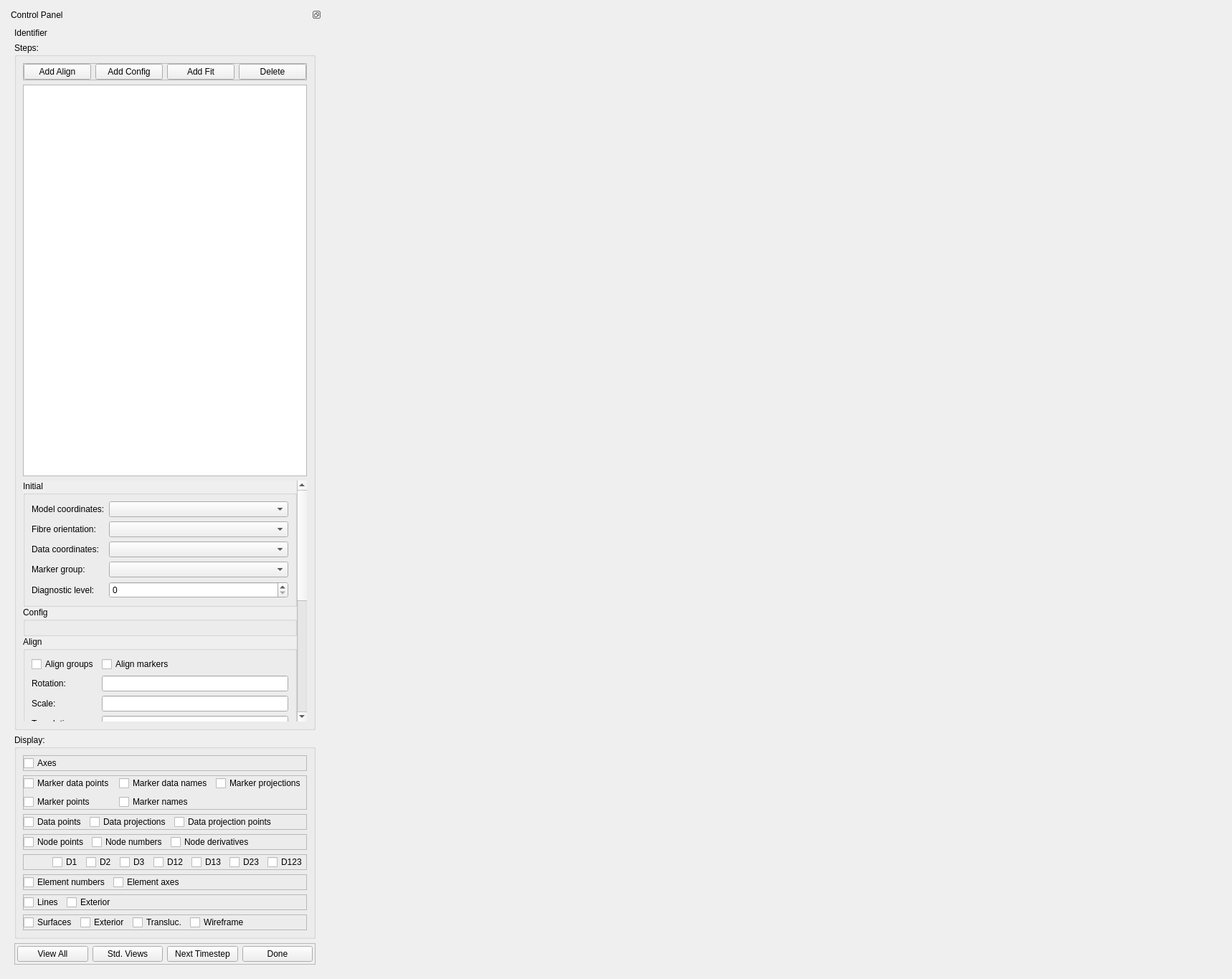
<?xml version="1.0" encoding="UTF-8"?>
<ui version="4.0">
 <class>GeometricFitWidget</class>
 <widget class="QWidget" name="GeometricFitWidget">
  <property name="geometry">
   <rect>
    <x>0</x>
    <y>0</y>
    <width>1718</width>
    <height>1365</height>
   </rect>
  </property>
  <property name="sizePolicy">
   <sizepolicy hsizetype="Preferred" vsizetype="Preferred">
    <horstretch>0</horstretch>
    <verstretch>0</verstretch>
   </sizepolicy>
  </property>
  <property name="minimumSize">
   <size>
    <width>0</width>
    <height>0</height>
   </size>
  </property>
  <property name="windowTitle">
   <string>Geometric Fit</string>
  </property>
  <layout class="QHBoxLayout" name="horizontalLayout">
   <item>
    <widget class="QDockWidget" name="dockWidget">
     <property name="sizePolicy">
      <sizepolicy hsizetype="Preferred" vsizetype="Preferred">
       <horstretch>0</horstretch>
       <verstretch>0</verstretch>
      </sizepolicy>
     </property>
     <property name="features">
      <set>QDockWidget::DockWidgetFloatable|QDockWidget::DockWidgetMovable</set>
     </property>
     <property name="allowedAreas">
      <set>Qt::AllDockWidgetAreas</set>
     </property>
     <property name="windowTitle">
      <string>Control Panel</string>
     </property>
     <widget class="QWidget" name="dockWidgetContents">
      <property name="sizePolicy">
       <sizepolicy hsizetype="Preferred" vsizetype="Expanding">
        <horstretch>0</horstretch>
        <verstretch>0</verstretch>
       </sizepolicy>
      </property>
      <layout class="QVBoxLayout" name="verticalLayout">
       <item>
        <widget class="QLabel" name="identifier_label">
         <property name="sizePolicy">
          <sizepolicy hsizetype="Preferred" vsizetype="Preferred">
           <horstretch>0</horstretch>
           <verstretch>0</verstretch>
          </sizepolicy>
         </property>
         <property name="text">
          <string>Identifier</string>
         </property>
        </widget>
       </item>
       <item>
        <widget class="QGroupBox" name="steps_groupBox">
         <property name="sizePolicy">
          <sizepolicy hsizetype="Preferred" vsizetype="Preferred">
           <horstretch>0</horstretch>
           <verstretch>0</verstretch>
          </sizepolicy>
         </property>
         <property name="title">
          <string>Steps:</string>
         </property>
         <layout class="QVBoxLayout" name="verticalLayout_2">
          <item>
           <widget class="QFrame" name="stepsAddDelete_frame">
            <property name="frameShape">
             <enum>QFrame::StyledPanel</enum>
            </property>
            <property name="frameShadow">
             <enum>QFrame::Raised</enum>
            </property>
            <layout class="QHBoxLayout" name="horizontalLayout_10">
             <property name="margin" stdset="0">
              <number>0</number>
             </property>
             <item>
              <widget class="QPushButton" name="stepsAddAlign_pushButton">
               <property name="text">
                <string>Add Align</string>
               </property>
              </widget>
             </item>
             <item>
              <widget class="QPushButton" name="stepsAddConfig_pushButton">
               <property name="text">
                <string>Add Config</string>
               </property>
              </widget>
             </item>
             <item>
              <widget class="QPushButton" name="stepsAddFit_pushButton">
               <property name="text">
                <string>Add Fit</string>
               </property>
              </widget>
             </item>
             <item>
              <widget class="QPushButton" name="stepsDelete_pushButton">
               <property name="text">
                <string>Delete</string>
               </property>
              </widget>
             </item>
            </layout>
           </widget>
          </item>
          <item>
           <widget class="QListView" name="steps_listView">
            <property name="sizePolicy">
             <sizepolicy hsizetype="Expanding" vsizetype="Expanding">
              <horstretch>0</horstretch>
              <verstretch>0</verstretch>
             </sizepolicy>
            </property>
           </widget>
          </item>
          <item>
           <widget class="QScrollArea" name="stepedit_scrollArea">
            <property name="sizePolicy">
             <sizepolicy hsizetype="Preferred" vsizetype="Preferred">
              <horstretch>0</horstretch>
              <verstretch>0</verstretch>
             </sizepolicy>
            </property>
            <property name="frameShape">
             <enum>QFrame::NoFrame</enum>
            </property>
            <property name="horizontalScrollBarPolicy">
             <enum>Qt::ScrollBarAsNeeded</enum>
            </property>
            <property name="widgetResizable">
             <bool>true</bool>
            </property>
            <widget class="QWidget" name="stepedit_scrollAreaWidgetContents">
             <property name="geometry">
              <rect>
               <x>0</x>
               <y>-318</y>
               <width>324</width>
               <height>606</height>
              </rect>
             </property>
             <layout class="QVBoxLayout" name="verticalLayout_3">
              <property name="spacing">
               <number>0</number>
              </property>
              <property name="margin" stdset="0">
               <number>0</number>
              </property>
              <item>
               <widget class="QGroupBox" name="configInitial_groupBox">
                <property name="sizePolicy">
                 <sizepolicy hsizetype="Preferred" vsizetype="Minimum">
                  <horstretch>0</horstretch>
                  <verstretch>0</verstretch>
                 </sizepolicy>
                </property>
                <property name="title">
                 <string>Initial</string>
                </property>
                <layout class="QFormLayout" name="formLayout">
                 <item row="0" column="0">
                  <widget class="QLabel" name="configModelCoordinates_label">
                   <property name="text">
                    <string>Model coordinates:</string>
                   </property>
                  </widget>
                 </item>
                 <item row="0" column="1">
                  <widget class="FieldChooserWidget" name="configModelCoordinates_fieldChooser">
                   <property name="sizePolicy">
                    <sizepolicy hsizetype="Expanding" vsizetype="Preferred">
                     <horstretch>0</horstretch>
                     <verstretch>0</verstretch>
                    </sizepolicy>
                   </property>
                  </widget>
                 </item>
                 <item row="2" column="0">
                  <widget class="QLabel" name="configDataCoordinates_label">
                   <property name="text">
                    <string>Data coordinates:</string>
                   </property>
                  </widget>
                 </item>
                 <item row="2" column="1">
                  <widget class="FieldChooserWidget" name="configDataCoordinates_fieldChooser">
                   <property name="sizePolicy">
                    <sizepolicy hsizetype="Expanding" vsizetype="Preferred">
                     <horstretch>0</horstretch>
                     <verstretch>0</verstretch>
                    </sizepolicy>
                   </property>
                  </widget>
                 </item>
                 <item row="4" column="1">
                  <widget class="QSpinBox" name="configDiagnosticLevel_spinBox">
                   <property name="maximum">
                    <number>2</number>
                   </property>
                  </widget>
                 </item>
                 <item row="4" column="0">
                  <widget class="QLabel" name="configDiagnosticLevel_label">
                   <property name="text">
                    <string>Diagnostic level:</string>
                   </property>
                  </widget>
                 </item>
                 <item row="3" column="0">
                  <widget class="QLabel" name="configMarkerGroup_label">
                   <property name="text">
                    <string>Marker group:</string>
                   </property>
                  </widget>
                 </item>
                 <item row="3" column="1">
                  <widget class="FieldChooserWidget" name="configMarkerGroup_fieldChooser">
                   <property name="sizePolicy">
                    <sizepolicy hsizetype="Expanding" vsizetype="Preferred">
                     <horstretch>0</horstretch>
                     <verstretch>0</verstretch>
                    </sizepolicy>
                   </property>
                  </widget>
                 </item>
                 <item row="1" column="0">
                  <widget class="QLabel" name="configFibreOrientation_label">
                   <property name="text">
                    <string>Fibre orientation:</string>
                   </property>
                  </widget>
                 </item>
                 <item row="1" column="1">
                  <widget class="FieldChooserWidget" name="configFibreOrientation_fieldChooser">
                   <property name="toolTip">
                    <string>&lt;html&gt;&lt;head/&gt;&lt;body&gt;&lt;p&gt;Field supplying Euler angles to rotate local 'fibre' axes on which strain and curvature penalties are applied. Clear to apply on global x, y, z axes. Required for fitting 2D meshes with 3 coordinate components.&lt;/p&gt;&lt;/body&gt;&lt;/html&gt;</string>
                   </property>
                  </widget>
                 </item>
                </layout>
               </widget>
              </item>
              <item>
               <widget class="QGroupBox" name="config_groupBox">
                <property name="sizePolicy">
                 <sizepolicy hsizetype="Preferred" vsizetype="Preferred">
                  <horstretch>0</horstretch>
                  <verstretch>0</verstretch>
                 </sizepolicy>
                </property>
                <property name="title">
                 <string>Config</string>
                </property>
                <layout class="QVBoxLayout" name="verticalLayout_4">
                 <item>
                  <spacer name="config_verticalSpacer">
                   <property name="orientation">
                    <enum>Qt::Vertical</enum>
                   </property>
                   <property name="sizeHint" stdset="0">
                    <size>
                     <width>20</width>
                     <height>40</height>
                    </size>
                   </property>
                  </spacer>
                 </item>
                </layout>
               </widget>
              </item>
              <item>
               <widget class="QGroupBox" name="align_groupBox">
                <property name="sizePolicy">
                 <sizepolicy hsizetype="Preferred" vsizetype="Preferred">
                  <horstretch>0</horstretch>
                  <verstretch>0</verstretch>
                 </sizepolicy>
                </property>
                <property name="title">
                 <string>Align</string>
                </property>
                <layout class="QFormLayout" name="formLayout_2">
                 <property name="fieldGrowthPolicy">
                  <enum>QFormLayout::AllNonFixedFieldsGrow</enum>
                 </property>
                 <item row="1" column="0">
                  <widget class="QCheckBox" name="alignGroups_checkBox">
                   <property name="text">
                    <string>Align groups</string>
                   </property>
                  </widget>
                 </item>
                 <item row="1" column="1">
                  <widget class="QCheckBox" name="alignMarkers_checkBox">
                   <property name="sizePolicy">
                    <sizepolicy hsizetype="Preferred" vsizetype="Preferred">
                     <horstretch>0</horstretch>
                     <verstretch>0</verstretch>
                    </sizepolicy>
                   </property>
                   <property name="text">
                    <string>Align markers</string>
                   </property>
                  </widget>
                 </item>
                 <item row="4" column="0">
                  <widget class="QLabel" name="alignRotation_label">
                   <property name="text">
                    <string>Rotation:</string>
                   </property>
                  </widget>
                 </item>
                 <item row="4" column="1">
                  <widget class="QLineEdit" name="alignRotation_lineEdit">
                   <property name="sizePolicy">
                    <sizepolicy hsizetype="Expanding" vsizetype="Preferred">
                     <horstretch>0</horstretch>
                     <verstretch>0</verstretch>
                    </sizepolicy>
                   </property>
                  </widget>
                 </item>
                 <item row="5" column="0">
                  <widget class="QLabel" name="alignScale_label">
                   <property name="text">
                    <string>Scale:</string>
                   </property>
                  </widget>
                 </item>
                 <item row="5" column="1">
                  <widget class="QLineEdit" name="alignScale_lineEdit">
                   <property name="sizePolicy">
                    <sizepolicy hsizetype="Expanding" vsizetype="Preferred">
                     <horstretch>0</horstretch>
                     <verstretch>0</verstretch>
                    </sizepolicy>
                   </property>
                  </widget>
                 </item>
                 <item row="6" column="0">
                  <widget class="QLabel" name="alignTranslation_label">
                   <property name="text">
                    <string>Translation:</string>
                   </property>
                  </widget>
                 </item>
                 <item row="6" column="1">
                  <widget class="QLineEdit" name="alignTranslation_lineEdit">
                   <property name="sizePolicy">
                    <sizepolicy hsizetype="Expanding" vsizetype="Preferred">
                     <horstretch>0</horstretch>
                     <verstretch>0</verstretch>
                    </sizepolicy>
                   </property>
                  </widget>
                 </item>
                </layout>
               </widget>
              </item>
              <item>
               <widget class="QGroupBox" name="fit_groupBox">
                <property name="sizePolicy">
                 <sizepolicy hsizetype="Preferred" vsizetype="Preferred">
                  <horstretch>0</horstretch>
                  <verstretch>0</verstretch>
                 </sizepolicy>
                </property>
                <property name="title">
                 <string>Fit</string>
                </property>
                <property name="alignment">
                 <set>Qt::AlignLeading|Qt::AlignLeft|Qt::AlignVCenter</set>
                </property>
                <property name="flat">
                 <bool>false</bool>
                </property>
                <property name="checkable">
                 <bool>false</bool>
                </property>
                <layout class="QFormLayout" name="formLayout_3">
                 <property name="fieldGrowthPolicy">
                  <enum>QFormLayout::AllNonFixedFieldsGrow</enum>
                 </property>
                 <item row="1" column="0">
                  <widget class="QLabel" name="fitIterations_label">
                   <property name="text">
                    <string>Iterations:</string>
                   </property>
                  </widget>
                 </item>
                 <item row="1" column="1">
                  <widget class="QSpinBox" name="fitIterations_spinBox">
                   <property name="sizePolicy">
                    <sizepolicy hsizetype="Expanding" vsizetype="Preferred">
                     <horstretch>0</horstretch>
                     <verstretch>0</verstretch>
                    </sizepolicy>
                   </property>
                   <property name="minimum">
                    <number>1</number>
                   </property>
                   <property name="maximum">
                    <number>1000</number>
                   </property>
                  </widget>
                 </item>
                 <item row="2" column="0">
                  <widget class="QLabel" name="fitMaximumSubIterations_label">
                   <property name="text">
                    <string>Maximum subiterations:</string>
                   </property>
                  </widget>
                 </item>
                 <item row="2" column="1">
                  <widget class="QSpinBox" name="fitMaximumSubIterations_spinBox">
                   <property name="sizePolicy">
                    <sizepolicy hsizetype="Expanding" vsizetype="Preferred">
                     <horstretch>0</horstretch>
                     <verstretch>0</verstretch>
                    </sizepolicy>
                   </property>
                   <property name="minimum">
                    <number>1</number>
                   </property>
                   <property name="maximum">
                    <number>1000</number>
                   </property>
                  </widget>
                 </item>
                 <item row="3" column="0">
                  <widget class="QCheckBox" name="fitUpdateReferenceState_checkBox">
                   <property name="sizePolicy">
                    <sizepolicy hsizetype="Preferred" vsizetype="Preferred">
                     <horstretch>0</horstretch>
                     <verstretch>0</verstretch>
                    </sizepolicy>
                   </property>
                   <property name="text">
                    <string>Update reference state</string>
                   </property>
                  </widget>
                 </item>
                </layout>
               </widget>
              </item>
              <item>
               <widget class="QGroupBox" name="groupSettings_groupBox">
                <property name="sizePolicy">
                 <sizepolicy hsizetype="Preferred" vsizetype="Minimum">
                  <horstretch>0</horstretch>
                  <verstretch>0</verstretch>
                 </sizepolicy>
                </property>
                <property name="title">
                 <string>Group settings</string>
                </property>
                <layout class="QFormLayout" name="groupSettings_Layout">
                 <property name="bottomMargin">
                  <number>0</number>
                 </property>
                 <item row="1" column="0">
                  <widget class="QLabel" name="groupSettings_label">
                   <property name="text">
                    <string>Group:</string>
                   </property>
                  </widget>
                 </item>
                 <item row="1" column="1">
                  <widget class="FieldChooserWidget" name="groupSettings_fieldChooser">
                   <property name="sizePolicy">
                    <sizepolicy hsizetype="Expanding" vsizetype="Preferred">
                     <horstretch>0</horstretch>
                     <verstretch>0</verstretch>
                    </sizepolicy>
                   </property>
                  </widget>
                 </item>
                 <item row="2" column="0">
                  <widget class="QCheckBox" name="groupConfigCentralProjection_checkBox">
                   <property name="text">
                    <string>Central Projection</string>
                   </property>
                  </widget>
                 </item>
                 <item row="2" column="1">
                  <widget class="QCheckBox" name="groupConfigSetCentralProjection_checkBox">
                   <property name="text">
                    <string>Set</string>
                   </property>
                  </widget>
                 </item>
                 <item row="3" column="0">
                  <widget class="QCheckBox" name="groupConfigDataProportion_checkBox">
                   <property name="text">
                    <string>Data Proportion</string>
                   </property>
                  </widget>
                 </item>
                 <item row="3" column="1">
                  <widget class="QLineEdit" name="groupConfigDataProportion_lineEdit">
                   <property name="toolTip">
                    <string>Value from 0.0 to 1.0</string>
                   </property>
                  </widget>
                 </item>
                 <item row="4" column="0">
                  <widget class="QCheckBox" name="groupFitDataWeight_checkBox">
                   <property name="text">
                    <string>Data Weight</string>
                   </property>
                  </widget>
                 </item>
                 <item row="4" column="1">
                  <widget class="QLineEdit" name="groupFitDataWeight_lineEdit"/>
                 </item>
                 <item row="5" column="0">
                  <widget class="QCheckBox" name="groupFitStrainPenalty_checkBox">
                   <property name="text">
                    <string>Strain Penalty</string>
                   </property>
                  </widget>
                 </item>
                 <item row="5" column="1">
                  <widget class="QLineEdit" name="groupFitStrainPenalty_lineEdit"/>
                 </item>
                 <item row="6" column="0">
                  <widget class="QCheckBox" name="groupFitCurvaturePenalty_checkBox">
                   <property name="text">
                    <string>Curvature Penalty</string>
                   </property>
                  </widget>
                 </item>
                 <item row="6" column="1">
                  <widget class="QLineEdit" name="groupFitCurvaturePenalty_lineEdit"/>
                 </item>
                </layout>
               </widget>
              </item>
             </layout>
            </widget>
           </widget>
          </item>
         </layout>
        </widget>
       </item>
       <item>
        <widget class="QGroupBox" name="display_groupBox">
         <property name="sizePolicy">
          <sizepolicy hsizetype="Preferred" vsizetype="Preferred">
           <horstretch>0</horstretch>
           <verstretch>0</verstretch>
          </sizepolicy>
         </property>
         <property name="title">
          <string>Display:</string>
         </property>
         <layout class="QVBoxLayout" name="verticalLayout_7">
          <item>
           <widget class="QFrame" name="displayMisc_frame">
            <property name="frameShape">
             <enum>QFrame::StyledPanel</enum>
            </property>
            <property name="frameShadow">
             <enum>QFrame::Raised</enum>
            </property>
            <layout class="QHBoxLayout" name="horizontalLayout_8">
             <property name="margin" stdset="0">
              <number>0</number>
             </property>
             <item>
              <widget class="QCheckBox" name="displayAxes_checkBox">
               <property name="text">
                <string>Axes</string>
               </property>
              </widget>
             </item>
             <item>
              <spacer name="displaytMisc_horizontalSpacer">
               <property name="orientation">
                <enum>Qt::Horizontal</enum>
               </property>
               <property name="sizeHint" stdset="0">
                <size>
                 <width>40</width>
                 <height>20</height>
                </size>
               </property>
              </spacer>
             </item>
            </layout>
           </widget>
          </item>
          <item>
           <widget class="QFrame" name="displayMarker_frame">
            <property name="frameShape">
             <enum>QFrame::StyledPanel</enum>
            </property>
            <property name="frameShadow">
             <enum>QFrame::Raised</enum>
            </property>
            <layout class="QGridLayout" name="gridLayout">
             <property name="margin" stdset="0">
              <number>0</number>
             </property>
             <item row="0" column="1">
              <widget class="QCheckBox" name="displayMarkerDataNames_checkBox">
               <property name="text">
                <string>Marker data names</string>
               </property>
              </widget>
             </item>
             <item row="0" column="0">
              <widget class="QCheckBox" name="displayMarkerDataPoints_checkBox">
               <property name="text">
                <string>Marker data points</string>
               </property>
              </widget>
             </item>
             <item row="3" column="1">
              <widget class="QCheckBox" name="displayMarkerNames_checkBox">
               <property name="text">
                <string>Marker names</string>
               </property>
              </widget>
             </item>
             <item row="3" column="0">
              <widget class="QCheckBox" name="displayMarkerPoints_checkBox">
               <property name="text">
                <string>Marker points</string>
               </property>
              </widget>
             </item>
             <item row="0" column="2">
              <widget class="QCheckBox" name="displayMarkerDataProjections_checkBox">
               <property name="text">
                <string>Marker projections</string>
               </property>
              </widget>
             </item>
            </layout>
           </widget>
          </item>
          <item>
           <widget class="QFrame" name="displayData_frame">
            <property name="frameShape">
             <enum>QFrame::StyledPanel</enum>
            </property>
            <property name="frameShadow">
             <enum>QFrame::Raised</enum>
            </property>
            <layout class="QHBoxLayout" name="horizontalLayout_9">
             <property name="margin" stdset="0">
              <number>0</number>
             </property>
             <item>
              <widget class="QCheckBox" name="displayDataPoints_checkBox">
               <property name="text">
                <string>Data points</string>
               </property>
              </widget>
             </item>
             <item>
              <widget class="QCheckBox" name="displayDataProjections_checkBox">
               <property name="text">
                <string>Data projections</string>
               </property>
              </widget>
             </item>
             <item>
              <widget class="QCheckBox" name="displayDataProjectionPoints_checkBox">
               <property name="text">
                <string>Data projection points</string>
               </property>
              </widget>
             </item>
             <item>
              <spacer name="displayData_horizontalSpacer">
               <property name="orientation">
                <enum>Qt::Horizontal</enum>
               </property>
               <property name="sizeHint" stdset="0">
                <size>
                 <width>40</width>
                 <height>20</height>
                </size>
               </property>
              </spacer>
             </item>
            </layout>
           </widget>
          </item>
          <item>
           <widget class="QFrame" name="displayNodes_frame">
            <property name="frameShape">
             <enum>QFrame::StyledPanel</enum>
            </property>
            <property name="frameShadow">
             <enum>QFrame::Raised</enum>
            </property>
            <layout class="QHBoxLayout" name="horizontalLayout_6">
             <property name="margin" stdset="0">
              <number>0</number>
             </property>
             <item>
              <widget class="QCheckBox" name="displayNodePoints_checkBox">
               <property name="text">
                <string>Node points</string>
               </property>
              </widget>
             </item>
             <item>
              <widget class="QCheckBox" name="displayNodeNumbers_checkBox">
               <property name="sizePolicy">
                <sizepolicy hsizetype="Minimum" vsizetype="Fixed">
                 <horstretch>0</horstretch>
                 <verstretch>0</verstretch>
                </sizepolicy>
               </property>
               <property name="text">
                <string>Node numbers</string>
               </property>
              </widget>
             </item>
             <item>
              <widget class="QCheckBox" name="displayNodeDerivatives_checkBox">
               <property name="sizePolicy">
                <sizepolicy hsizetype="Minimum" vsizetype="Fixed">
                 <horstretch>0</horstretch>
                 <verstretch>0</verstretch>
                </sizepolicy>
               </property>
               <property name="text">
                <string>Node derivatives</string>
               </property>
              </widget>
             </item>
             <item>
              <spacer name="displayNodes_horizontalSpacer">
               <property name="orientation">
                <enum>Qt::Horizontal</enum>
               </property>
               <property name="sizeHint" stdset="0">
                <size>
                 <width>40</width>
                 <height>20</height>
                </size>
               </property>
              </spacer>
             </item>
            </layout>
           </widget>
          </item>
          <item>
           <widget class="QFrame" name="displayNodeDerivativeLabels_frame">
            <property name="frameShape">
             <enum>QFrame::StyledPanel</enum>
            </property>
            <property name="frameShadow">
             <enum>QFrame::Raised</enum>
            </property>
            <layout class="QHBoxLayout" name="horizontalLayout_7">
             <property name="margin" stdset="0">
              <number>0</number>
             </property>
             <item>
              <spacer name="displayNodeDerivativeLabels_horizontalSpacer">
               <property name="orientation">
                <enum>Qt::Horizontal</enum>
               </property>
               <property name="sizeHint" stdset="0">
                <size>
                 <width>40</width>
                 <height>20</height>
                </size>
               </property>
              </spacer>
             </item>
             <item>
              <widget class="QCheckBox" name="displayNodeDerivativeLabelsD1_checkBox">
               <property name="sizePolicy">
                <sizepolicy hsizetype="Minimum" vsizetype="Fixed">
                 <horstretch>0</horstretch>
                 <verstretch>0</verstretch>
                </sizepolicy>
               </property>
               <property name="text">
                <string>D1</string>
               </property>
              </widget>
             </item>
             <item>
              <widget class="QCheckBox" name="displayNodeDerivativeLabelsD2_checkBox">
               <property name="sizePolicy">
                <sizepolicy hsizetype="Minimum" vsizetype="Fixed">
                 <horstretch>0</horstretch>
                 <verstretch>0</verstretch>
                </sizepolicy>
               </property>
               <property name="text">
                <string>D2</string>
               </property>
              </widget>
             </item>
             <item>
              <widget class="QCheckBox" name="displayNodeDerivativeLabelsD3_checkBox">
               <property name="sizePolicy">
                <sizepolicy hsizetype="Minimum" vsizetype="Fixed">
                 <horstretch>0</horstretch>
                 <verstretch>0</verstretch>
                </sizepolicy>
               </property>
               <property name="text">
                <string>D3</string>
               </property>
              </widget>
             </item>
             <item>
              <widget class="QCheckBox" name="displayNodeDerivativeLabelsD12_checkBox">
               <property name="sizePolicy">
                <sizepolicy hsizetype="Minimum" vsizetype="Fixed">
                 <horstretch>0</horstretch>
                 <verstretch>0</verstretch>
                </sizepolicy>
               </property>
               <property name="text">
                <string>D12</string>
               </property>
              </widget>
             </item>
             <item>
              <widget class="QCheckBox" name="displayNodeDerivativeLabelsD13_checkBox">
               <property name="sizePolicy">
                <sizepolicy hsizetype="Minimum" vsizetype="Fixed">
                 <horstretch>0</horstretch>
                 <verstretch>0</verstretch>
                </sizepolicy>
               </property>
               <property name="text">
                <string>D13</string>
               </property>
              </widget>
             </item>
             <item>
              <widget class="QCheckBox" name="displayNodeDerivativeLabelsD23_checkBox">
               <property name="sizePolicy">
                <sizepolicy hsizetype="Minimum" vsizetype="Fixed">
                 <horstretch>0</horstretch>
                 <verstretch>0</verstretch>
                </sizepolicy>
               </property>
               <property name="text">
                <string>D23</string>
               </property>
              </widget>
             </item>
             <item>
              <widget class="QCheckBox" name="displayNodeDerivativeLabelsD123_checkBox">
               <property name="sizePolicy">
                <sizepolicy hsizetype="Minimum" vsizetype="Fixed">
                 <horstretch>0</horstretch>
                 <verstretch>0</verstretch>
                </sizepolicy>
               </property>
               <property name="text">
                <string>D123</string>
               </property>
              </widget>
             </item>
            </layout>
           </widget>
          </item>
          <item>
           <widget class="QFrame" name="displayElements_frame">
            <property name="frameShape">
             <enum>QFrame::StyledPanel</enum>
            </property>
            <property name="frameShadow">
             <enum>QFrame::Raised</enum>
            </property>
            <layout class="QHBoxLayout" name="horizontalLayout_4">
             <property name="margin" stdset="0">
              <number>0</number>
             </property>
             <item>
              <widget class="QCheckBox" name="displayElementNumbers_checkBox">
               <property name="text">
                <string>Element numbers</string>
               </property>
              </widget>
             </item>
             <item>
              <widget class="QCheckBox" name="displayElementAxes_checkBox">
               <property name="sizePolicy">
                <sizepolicy hsizetype="Minimum" vsizetype="Fixed">
                 <horstretch>0</horstretch>
                 <verstretch>0</verstretch>
                </sizepolicy>
               </property>
               <property name="text">
                <string>Element axes</string>
               </property>
              </widget>
             </item>
             <item>
              <spacer name="displayElements_horizontalSpacer">
               <property name="orientation">
                <enum>Qt::Horizontal</enum>
               </property>
               <property name="sizeHint" stdset="0">
                <size>
                 <width>40</width>
                 <height>20</height>
                </size>
               </property>
              </spacer>
             </item>
            </layout>
           </widget>
          </item>
          <item>
           <widget class="QFrame" name="displayLines_frame">
            <property name="frameShape">
             <enum>QFrame::StyledPanel</enum>
            </property>
            <property name="frameShadow">
             <enum>QFrame::Raised</enum>
            </property>
            <layout class="QHBoxLayout" name="horizontalLayout_5">
             <property name="margin" stdset="0">
              <number>0</number>
             </property>
             <item>
              <widget class="QCheckBox" name="displayLines_checkBox">
               <property name="text">
                <string>Lines</string>
               </property>
              </widget>
             </item>
             <item>
              <widget class="QCheckBox" name="displayLinesExterior_checkBox">
               <property name="sizePolicy">
                <sizepolicy hsizetype="Minimum" vsizetype="Fixed">
                 <horstretch>0</horstretch>
                 <verstretch>0</verstretch>
                </sizepolicy>
               </property>
               <property name="text">
                <string>Exterior</string>
               </property>
              </widget>
             </item>
             <item>
              <spacer name="displayLines_horizontalSpacer">
               <property name="orientation">
                <enum>Qt::Horizontal</enum>
               </property>
               <property name="sizeHint" stdset="0">
                <size>
                 <width>40</width>
                 <height>20</height>
                </size>
               </property>
              </spacer>
             </item>
            </layout>
           </widget>
          </item>
          <item>
           <widget class="QFrame" name="displaySurfaces_frame">
            <property name="frameShape">
             <enum>QFrame::StyledPanel</enum>
            </property>
            <property name="frameShadow">
             <enum>QFrame::Raised</enum>
            </property>
            <layout class="QHBoxLayout" name="horizontalLayout_3">
             <property name="margin" stdset="0">
              <number>0</number>
             </property>
             <item>
              <widget class="QCheckBox" name="displaySurfaces_checkBox">
               <property name="text">
                <string>Surfaces</string>
               </property>
              </widget>
             </item>
             <item>
              <widget class="QCheckBox" name="displaySurfacesExterior_checkBox">
               <property name="sizePolicy">
                <sizepolicy hsizetype="Minimum" vsizetype="Fixed">
                 <horstretch>0</horstretch>
                 <verstretch>0</verstretch>
                </sizepolicy>
               </property>
               <property name="text">
                <string>Exterior</string>
               </property>
              </widget>
             </item>
             <item>
              <widget class="QCheckBox" name="displaySurfacesTranslucent_checkBox">
               <property name="sizePolicy">
                <sizepolicy hsizetype="Minimum" vsizetype="Fixed">
                 <horstretch>0</horstretch>
                 <verstretch>0</verstretch>
                </sizepolicy>
               </property>
               <property name="text">
                <string>Transluc.</string>
               </property>
              </widget>
             </item>
             <item>
              <widget class="QCheckBox" name="displaySurfacesWireframe_checkBox">
               <property name="sizePolicy">
                <sizepolicy hsizetype="Minimum" vsizetype="Fixed">
                 <horstretch>0</horstretch>
                 <verstretch>0</verstretch>
                </sizepolicy>
               </property>
               <property name="text">
                <string>Wireframe</string>
               </property>
              </widget>
             </item>
             <item>
              <spacer name="displaySurfaces_horizontalSpacer">
               <property name="orientation">
                <enum>Qt::Horizontal</enum>
               </property>
               <property name="sizeHint" stdset="0">
                <size>
                 <width>40</width>
                 <height>20</height>
                </size>
               </property>
              </spacer>
             </item>
            </layout>
           </widget>
          </item>
         </layout>
        </widget>
       </item>
       <item>
        <widget class="QFrame" name="bottom_frame">
         <property name="frameShape">
          <enum>QFrame::StyledPanel</enum>
         </property>
         <property name="frameShadow">
          <enum>QFrame::Raised</enum>
         </property>
         <layout class="QHBoxLayout" name="horizontalLayout_2">
          <property name="margin" stdset="0">
           <number>3</number>
          </property>
          <item>
           <widget class="QPushButton" name="viewAll_pushButton">
            <property name="text">
             <string>View All</string>
            </property>
           </widget>
          </item>
          <item>
           <widget class="QPushButton" name="stdViews_pushButton">
            <property name="text">
             <string>Std. Views</string>
            </property>
           </widget>
          </item>
          <item>
           <widget class="QPushButton" name="next_pushButton">
            <property name="sizePolicy">
             <sizepolicy hsizetype="Minimum" vsizetype="Fixed">
              <horstretch>0</horstretch>
              <verstretch>0</verstretch>
             </sizepolicy>
            </property>
            <property name="text">
             <string>Next Timestep</string>
            </property>
           </widget>
          </item>
          <item>
           <widget class="QPushButton" name="done_pushButton">
            <property name="sizePolicy">
             <sizepolicy hsizetype="Minimum" vsizetype="Fixed">
              <horstretch>0</horstretch>
              <verstretch>0</verstretch>
             </sizepolicy>
            </property>
            <property name="text">
             <string>Done</string>
            </property>
           </widget>
          </item>
         </layout>
        </widget>
       </item>
      </layout>
     </widget>
    </widget>
   </item>
   <item>
    <widget class="AlignmentSceneviewerWidget" name="alignmentsceneviewerwidget" native="true">
     <property name="sizePolicy">
      <sizepolicy hsizetype="Expanding" vsizetype="Expanding">
       <horstretch>1</horstretch>
       <verstretch>1</verstretch>
      </sizepolicy>
     </property>
     <property name="autoFillBackground">
      <bool>false</bool>
     </property>
    </widget>
   </item>
  </layout>
 </widget>
 <customwidgets>
  <customwidget>
   <class>AlignmentSceneviewerWidget</class>
   <extends>QWidget</extends>
   <header>opencmiss/zincwidgets/alignmentsceneviewerwidget.h</header>
   <container>1</container>
  </customwidget>
  <customwidget>
   <class>FieldChooserWidget</class>
   <extends>QComboBox</extends>
   <header>opencmiss/zincwidgets/fieldchooserwidget.h</header>
  </customwidget>
 </customwidgets>
 <resources/>
 <connections/>
</ui>
